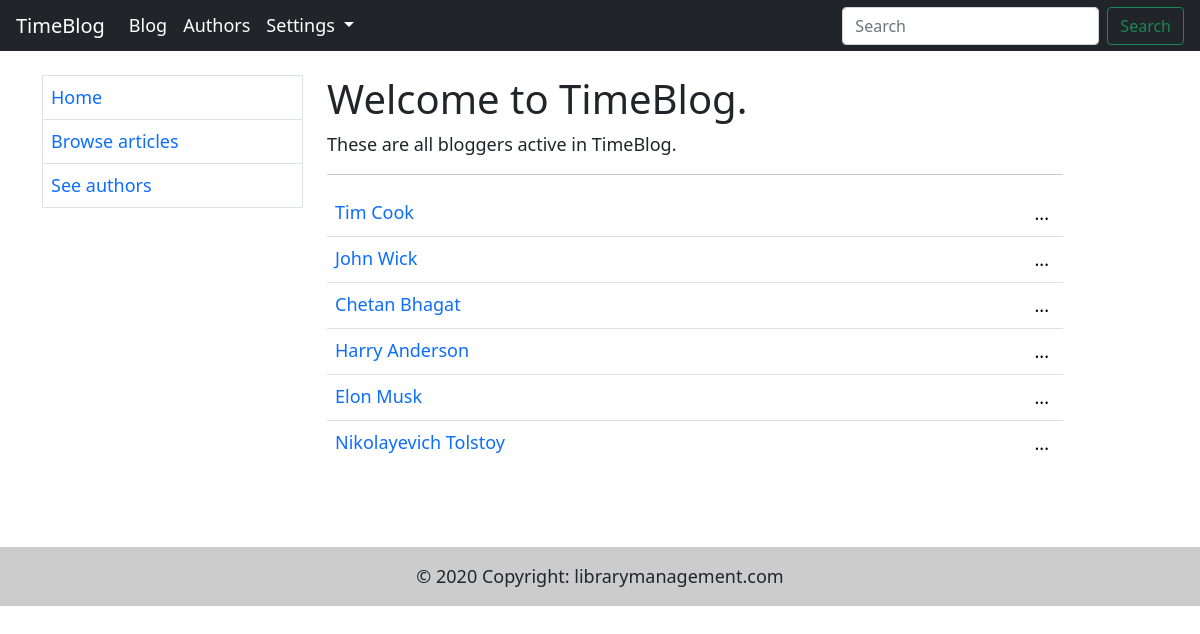
Page /blogs/authors/ (signed in) on the committed database.
### blog/models.py (models this page shows, shortened)
class Author(models.Model):
    first_name = models.CharField(max_length=100)
    last_name = models.CharField(max_length=100)
    bio = models.TextField(max_length=10000, blank=True)
    date_of_birth = models.DateField(null=True, blank=True)

### blog/views.py (the view)
# urls.py: path('authors/', views.AuthorListView.as_view(), name="authors"),
class AuthorListView(generic.ListView):
    model = Author
    template_name = 'blog/authors.html'
    context_object_name = 'authors'

### templates/blog/authors.html (shortened to what this page needs)
{% extends 'base.html' %}
{% block body %}
    <h1>Welcome to TimeBlog.</h1>
    <p class="vLargeTextField">These are all bloggers active in TimeBlog.</p>
    <hr>
    <ul class="list-group list-group-flush">
        {% for author in authors %}
            <li class="p-2 list-group-item">
                <a href="{% url 'author' author.pk %}"> {{ author.first_name }} {{ author.last_name }}</a>
                <div class="btn-group" style="float:right">
                    <button style="border: 0px; background-color: white" type="button" data-bs-toggle="dropdown"
                            aria-expanded="false">
                        ...
                    </button>
                </div>
            </li>
        {% endfor %}
    </ul>
{% endblock %}

### rows in the picture
Author: first_name "Tim", last_name "Cook"
Author: first_name "John", last_name "Wick"
Author: first_name "Chetan", last_name "Bhagat"
Author: first_name "Harry", last_name "Anderson"
Author: first_name "Elon", last_name "Musk"
Author: first_name "Nikolayevich", last_name "Tolstoy"
